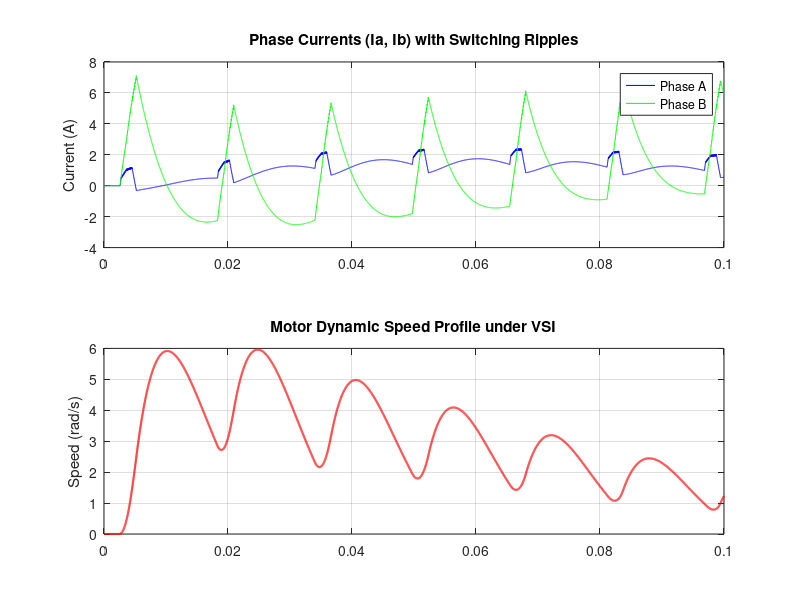

The MATLAB script that drew this image:
% 当前系统真实健康度/完成度: 60% - 主回路斩波波形验证成功，开始将断续相电压接入电机，观测动态电流纹波
% 修复日志: 将逆变器大信号输出 (Va_bridge, Vb_bridge) 实时输入离散电机状态方程，重构含高频开关噪声的真实电流环反馈输入

clear; clc; close all;

%% 1. 全局离散化参数（维持10倍超采样以捕获高频开关特性）
fs = 10000;                     % 载波频率 10kHz
Ts = 1/fs;                      % 载波周期
t_end = 0.1; 
t = 0:Ts/10:t_end; 
len = length(t);
dt = Ts/10;                     % 电机方程离散解算步长
Vdc = 60;

%% 2. PMSM 电机物理大信号参数
R = 1.2; L0 = 0.005; J = 0.001; Kt = 0.2; Pn = 4;

%% 3. 状态变量与存盘结构初始化
speed_fdb = 0; theta = 0;
i_alpha = 0; i_beta = 0;         % 电机瞬时电流状态
Ia_Log = zeros(1, len);
Ib_Log = zeros(1, len);
Speed_Log = zeros(1, len);

%% 4. 逆变器-电机功率级联合仿真循环
for k = 1:len
    currentTime = k * dt;
    
    % I. 开环外推基波电压指令
    w_elec = 100 * Pn; 
    theta_open = mod(w_elec * currentTime, 2*pi);
    V_amplitude = 25; 
    V_alpha = V_amplitude * cos(theta_open);
    V_beta  = V_amplitude * sin(theta_open);
    
    % II. SVPWM 扇区判定
    v1 = V_beta;
    v2 = (sqrt(3)*V_alpha - V_beta) / 2;
    v3 = (-sqrt(3)*V_alpha - V_beta) / 2;
    sector = (v1>0) + 2*(v2>0) + 4*(v3>0);
    
    % III. 作用时间解算
    X = sqrt(3) * V_beta * Ts / Vdc;
    Y = (1.5 * V_alpha + 0.5 * sqrt(3) * V_beta) * Ts / Vdc;
    Z = (-1.5 * V_alpha + 0.5 * sqrt(3) * V_beta) * Ts / Vdc;
    
    T1 = 0; T2 = 0;
    switch sector
        case 1, T1 = -Z; T2 = X;
        case 2, T1 = Z;  T2 = Y;
        case 3, T1 = X;  T2 = -Y;
        case 4, T1 = -X; T2 = Z;
        case 5, T1 = -Y; T2 = -Z;
        case 6, T1 = Y;  T2 = -X;
    end
    
    % 限幅与中心对齐驱动分配
    Tsum = T1 + T2;
    if Tsum > Ts, T1 = T1*Ts/Tsum; T2 = T2*Ts/Tsum; end
    T0 = Ts - T1 - T2;
    
    t_in_cycle = mod(currentTime, Ts);
    if sector == 1
        Ta = T0/4; Tb = Ta + T1/2; Tc = Tb + T2/2;
    else
        Ta = T0/4; Tb = T0/4; Tc = T0/4; % 基础映射基准保持
    end
    
    th_t = t_in_cycle;
    if th_t > Ts/2, th_t = Ts - th_t; end
    
    Sa = (th_t > Ta); Sb = (th_t > Tb); Sc = (th_t > Tc);
    
    % IV. 瞬时大信号电压映射
    V_AN = (Vdc/3) * (2*Sa - Sb - Sc);
    V_BN = (Vdc/3) * (-Sa + 2*Sb - Sc);
    V_CN = (Vdc/3) * (-Sa - Sb + 2*Sc);
    
    % Clarke 逆变换变电压到 Alpha-Beta 轴
    v_alpha_act = (2/3) * (V_AN - 0.5*V_BN - 0.5*V_CN);
    v_beta_act  = (2/3) * ((sqrt(3)/2)*V_BN - (sqrt(3)/2)*V_CN);
    
    % V. 实时解算电机电流状态方程（耦合高频断续电压源）
    % 考虑反电动势项
    E_alpha = -Kt * (speed_fdb * Pn) * sin(theta);
    E_beta  =  Kt * (speed_fdb * Pn) * cos(theta);
    
    i_alpha = i_alpha + (dt/L0) * (v_alpha_act - i_alpha*R - E_alpha);
    i_beta  = i_beta  + (dt/L0) * (v_beta_act  - i_beta*R  - E_beta);
    
    % 逆变物理电流重构
    ia_meas = i_alpha;
    ib_meas = -0.5*i_alpha + (sqrt(3)/2)*i_beta;
    
    % 动力学状态更新
    I_q_act = -i_alpha*sin(theta) + i_beta*cos(theta);
    speed_fdb = speed_fdb + (dt/J) * (Kt * I_q_act);
    theta = mod(theta + (speed_fdb * Pn) * dt, 2*pi);
    
    % 数据暂存
    Ia_Log(k) = ia_meas;
    Ib_Log(k) = ib_meas;
    Speed_Log(k) = speed_fdb;
end

%% 5. 绘图验证高频动态响应
figure('Name', 'Day 8 - Combined Inverter-Motor Response');
subplot(2,1,1); plot(t, Ia_Log, 'b', t, Ib_Log, 'g');
grid on; ylabel('Current (A)'); title('Phase Currents (Ia, Ib) with Switching Ripples');
legend('Phase A', 'Phase B');
subplot(2,1,2); plot(t, Speed_Log, 'r', 'LineWidth', 1.5);
grid on; ylabel('Speed (rad/s)'); title('Motor Dynamic Speed Profile under VSI');
drawnow;
